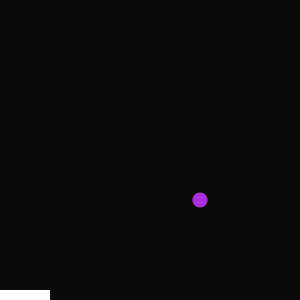
Frame 1 (no input)
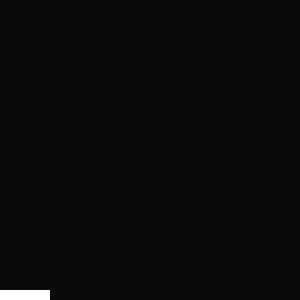
Frame 60 (the mouse pressed at the canvas centre just before this capture)
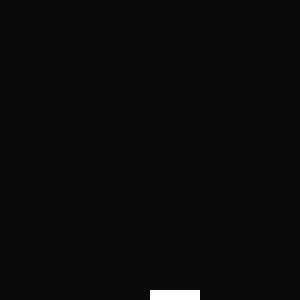
Frame 120 (the mouse held since frame 60 and released just before this capture)

The Processing sketch that drew these frames (run headless with seeded random() and noise(); from frame 60 on, the mouse is pressed at the canvas centre):

// Processing sketch: Pong
// ── Pong.pde
int x = 200;
int y = 200;
int speed = 5;
void setup() {
  size(300, 300);
}
void draw() {
  background(#0A0A0A);
  fill(#AE2DDE);
  noStroke();
  ellipse(x, y, 15, 15);
  x+=speed;
 
  fill(#FFFFFF);
  rect(mouseX, 290, 50, 10);
}
boolean intersects(int ballX, int ballY, int paddleX, int paddleY, int paddleLength) {
     if (ballY > paddleY && ballX > paddleX && ballX < paddleX + paddleLength)
          return true;
     else
          return false;
    }
